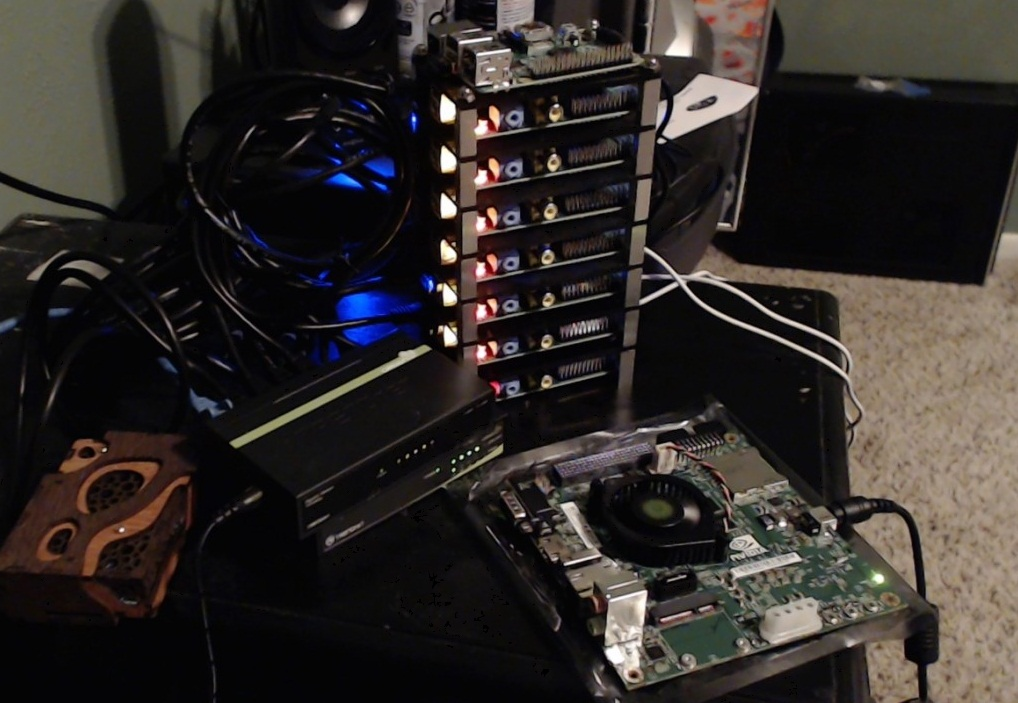
#> input picture OpenCV-Udemy/advanced_image_and_video_processing/ana_resim.jpg, 1018 x 703 px, given in place of the camera
$ python opening_closing.py
#> lines starting #> are read from the running program, lines starting #| are printed output that depends on the picture; after the words box and inside, x2 and y2 are one past the last pixel; in counts of white or black regions, pixels touching at a corner belong together
import cv2
import numpy as np

cam = cv2.VideoCapture(0)

while True:
    _, frame = cam.read()
#> frame is the input picture: shape (703, 1018, 3); mean B, G, R 40.7, 43.2, 48.1
    hsv = cv2.cvtColor(frame, cv2.COLOR_BGR2HSV)
#> hsv: shape (703, 1018, 3); mean H, S, V 61, 68.9, 50.5

    lower_green = np.array([36, 0, 0])
    upper_green = np.array([86, 255, 255])

    mask = cv2.inRange(hsv, lower_green, upper_green)
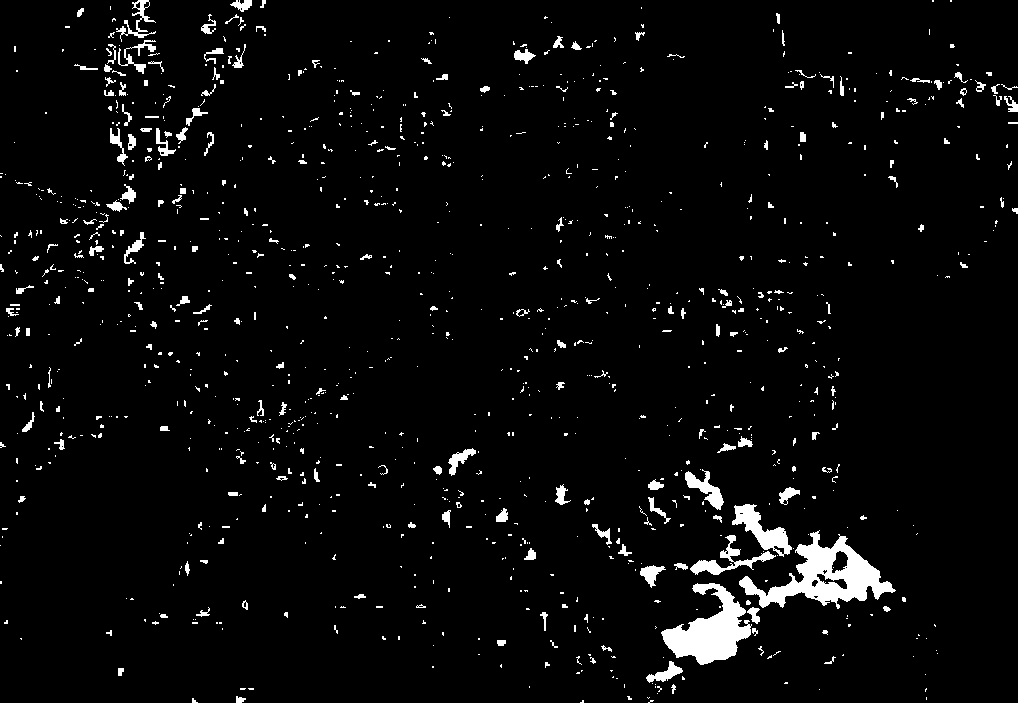
#> mask: shape (703, 1018); 3.8% white; 1165 white regions (944 under 20 px), largest, box (x1, y1, x2, y2) and area: (739, 530, 896, 609) 4572, (661, 583, 752, 665) 3560, (732, 504, 792, 557) 1196
    end_frame = cv2.bitwise_and(frame, frame, mask=mask)
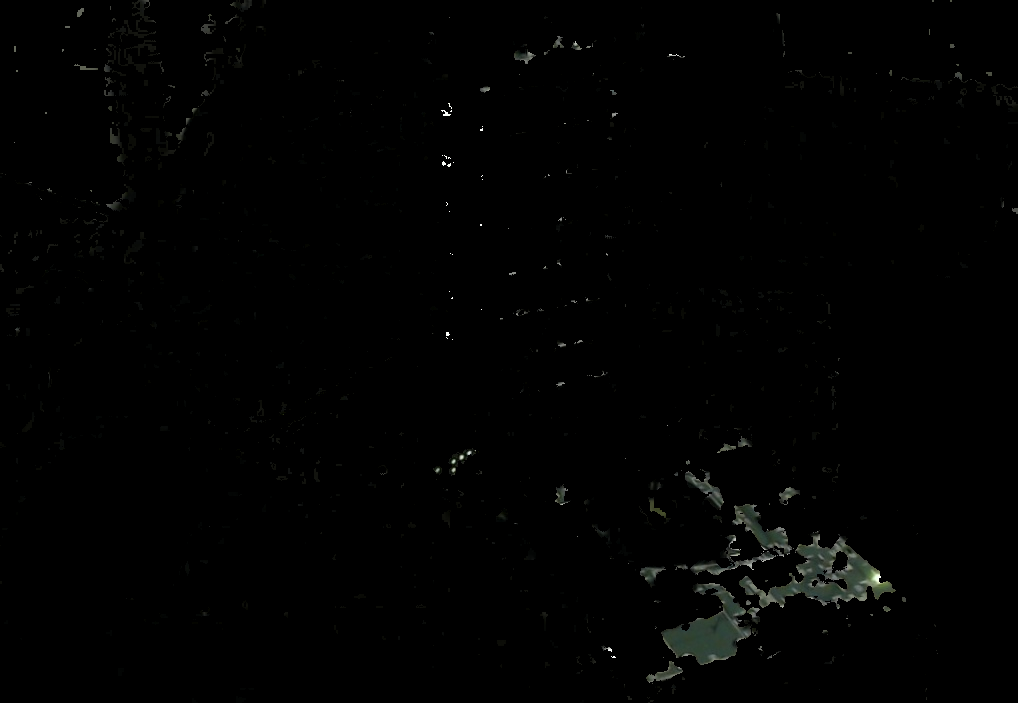
#> end_frame: shape (703, 1018, 3); mean B, G, R 1.5, 1.8, 1.6

    kernel = np.ones((5, 5), np.float32) / 25

    opening = cv2.morphologyEx(mask, cv2.MORPH_OPEN,
                               kernel=kernel)  # filtrede uymayan kısımları(gürültü) belirginleştirir.
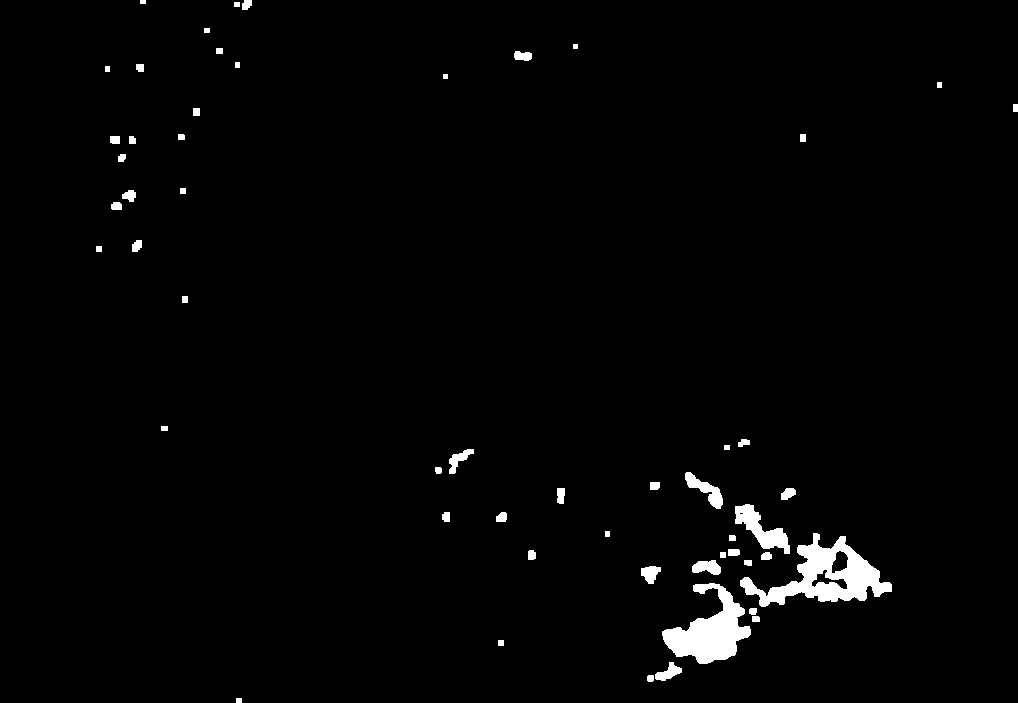
#> opening: shape (703, 1018); 1.8% white; 54 white regions, largest, box (x1, y1, x2, y2) and area: (740, 533, 892, 607) 4364, (662, 583, 751, 664) 3460, (735, 504, 790, 554) 1099
    cv2.imshow('opening', opening)
    closing = cv2.morphologyEx(mask, cv2.MORPH_CLOSE, kernel=kernel)  # gürültüyü kapatır.
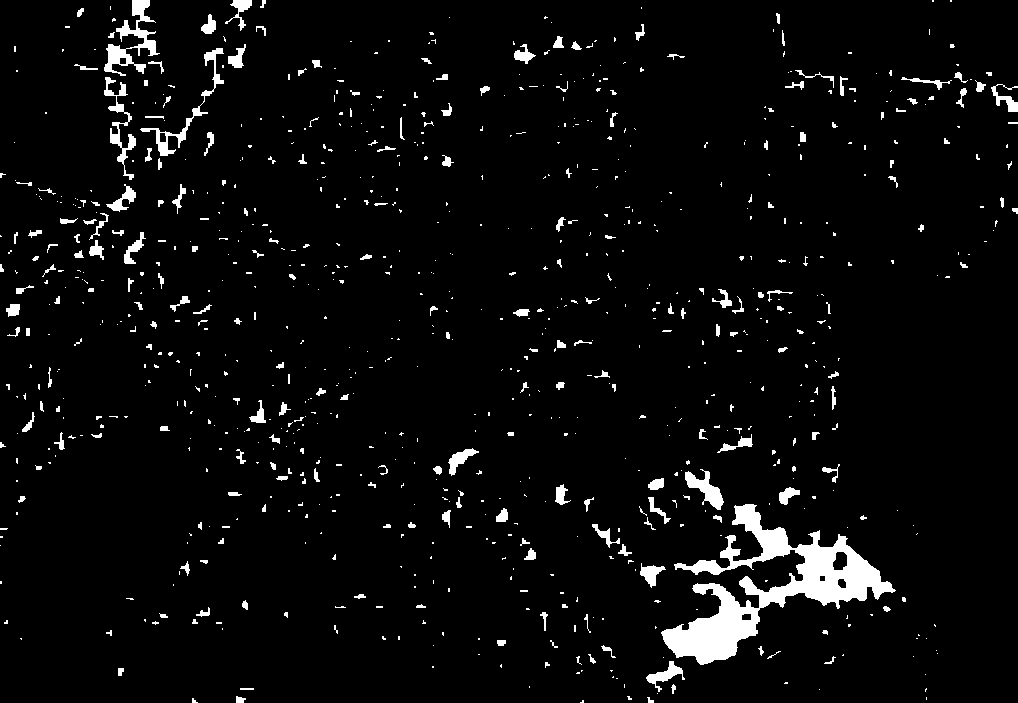
#> closing: shape (703, 1018); 4.3% white; 878 white regions (658 under 20 px), largest, box (x1, y1, x2, y2) and area: (661, 504, 896, 665) 11116, (104, 0, 160, 76) 1347, (140, 48, 224, 156) 894
    cv2.imshow('closing', closing)

    if cv2.waitKey(25) & 0xFF == ord('q'):
#> (key q is pressed here)
        break

cam.release()
cv2.destroyAllWindows()
